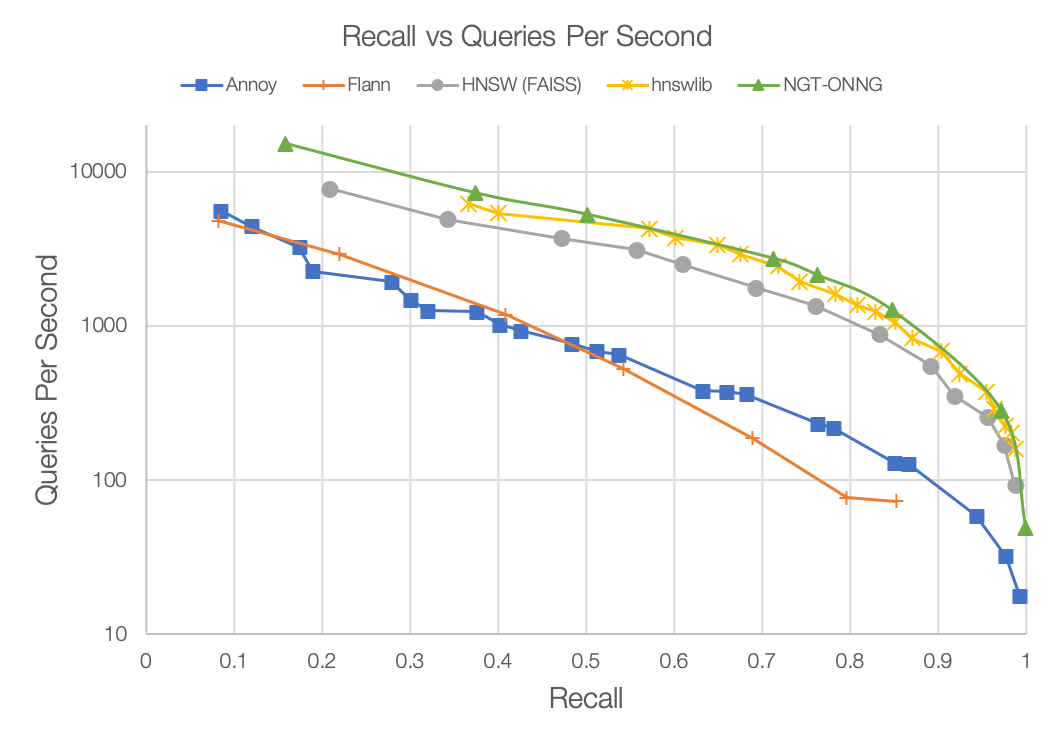
#> input picture image_feature_similarity/Ann_betchmarks.png, 1054 x 739 px
$ python diffhash.py image_feature_similarity/Ann_betchmarks.png image_feature_similarity/Ann_betchmarks.png   (older library calls are emulated)
#> lines starting #> are read from the running program, lines starting #| are printed output that depends on the picture
from sys import argv
from sys import exit
from PIL import Image
from PIL import ImageStat

def DifferenceHash(theImage):

	# Convert the image to 8-bit grayscale.
	theImage = theImage.convert("L") # 8-bit grayscale

	# Squeeze it down to an 8x8 image.
	theImage = theImage.resize((8,8), Image.ANTIALIAS)

	# Go through the image pixel by pixel.
	# Return 1-bits when a pixel is equal to or brighter than the previous
	# pixel, and 0-bits when it's below.

	# Use the 64th pixel as the 0th pixel.
	previousPixel = theImage.getpixel((0, 7))

	differenceHash = 0
	for row in range(0, 8, 2):

		# Go left to right on odd rows.
		for col in range(8):
			differenceHash <<= 1
			pixel = theImage.getpixel((col, row))
			differenceHash |= 1 * (pixel >= previousPixel)
			previousPixel = pixel

		row += 1

		# Go right to left on even rows.
		for col in range(7, -1, -1):
			differenceHash <<= 1
			pixel = theImage.getpixel((col, row))
			differenceHash |= 1 * (pixel >= previousPixel)
			previousPixel = pixel

	return differenceHash

def loadImage(filename):

	try:
		theImage = Image.open(filename)
#> theImage is the input picture: PIL image 1054x739 RGBA; mean R, G, B, A 248.6, 248.6, 247.8, 254
		theImage.load()
		return theImage
	except:
		print ("\nCouldn't open the image " + filename + ".\n")
		exit(1)

if __name__ == '__main__':

	if len(argv) == 2 or len(argv) == 3:
		image1 = loadImage(argv[1])
		hash1 = DifferenceHash(image1)
#> in DifferenceHash, `theImage = theImage.convert("L")`:
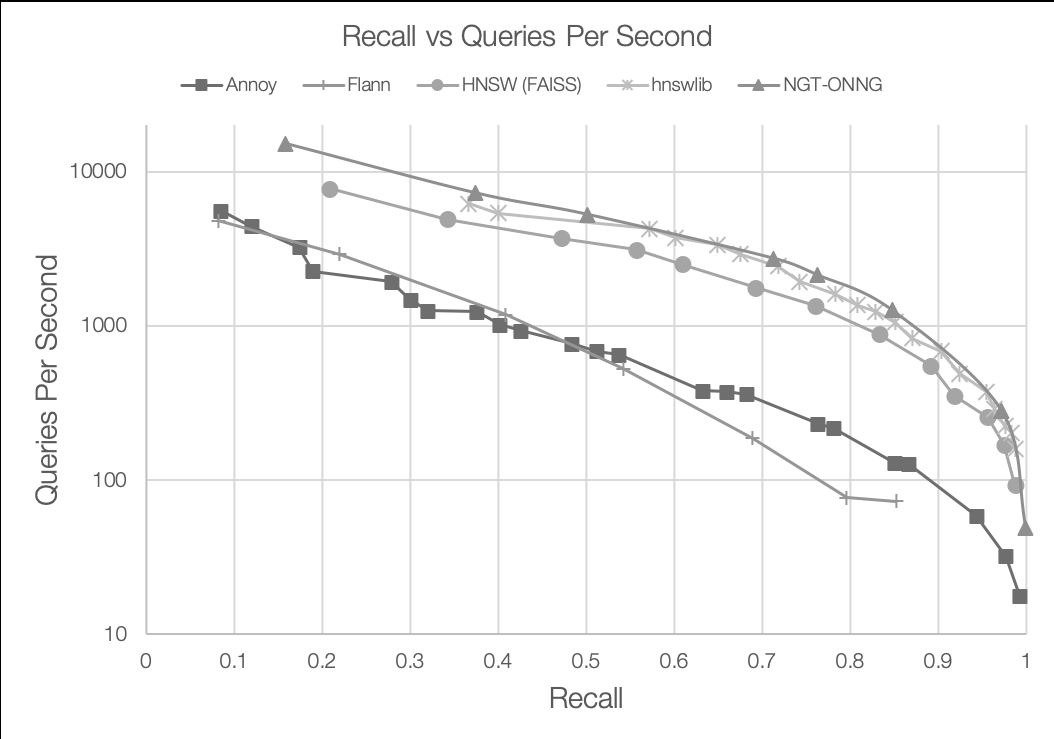
#> theImage: PIL image 1054x739 L; min 0, max 255, mean 248.5
#> in DifferenceHash, `previousPixel = theImage.getpixel((0, 7))`: previousPixel = 253
#> after the loop in DifferenceHash, `for row in range(0, 8, 2):`: differenceHash = 550317831614807727
#> hash1 = 550317831614807727
		print ("\nhash value:" + '%(hash)016x' %{"hash": hash1} + "\t" + argv[1])
#| hash value:07a31f26f2f6beaf	image_feature_similarity/Ann_betchmarks.png

	if len(argv) == 3:
		image2 = loadImage(argv[2])
		hash2 = DifferenceHash(image2)
#> hash2 = 550317831614807727
		print ("hash value:"+'%(hash)016x' %{"hash": hash2} + "\t" + argv[2] + "\n")
#| hash value:07a31f26f2f6beaf	image_feature_similarity/Ann_betchmarks.png

		# XOR hash1 with hash2 and count the number of 1 bits to assess similarity.
		print (argv[1] + " and " + argv[2] + " are " + str(((64 - bin(hash1 ^ hash2).count("1"))*100.0)/64.0) + "% similar.")
#| image_feature_similarity/Ann_betchmarks.png and image_feature_similarity/Ann_betchmarks.png are 100.0% similar.

	if len(argv) < 2 or len(argv) > 3:
		print ("\nTo get the hash of an image: python " + argv[0] + " <image name>")
		print ("To compare two images: python " + argv[0] + " <image 1> <image 2>\n")
		exit(1)
